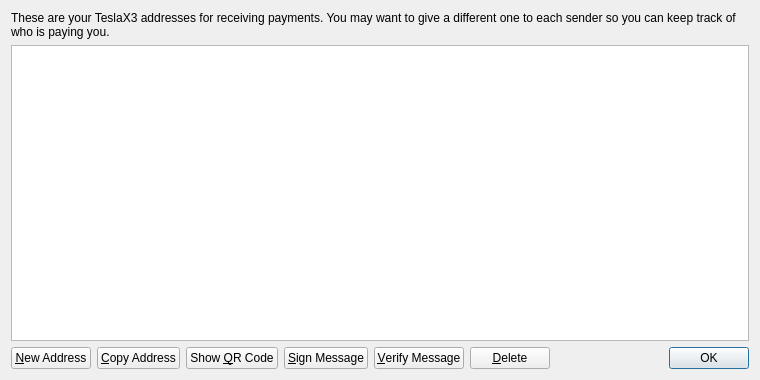
<?xml version="1.0" encoding="UTF-8"?>
<ui version="4.0">
 <class>AddressBookPage</class>
 <widget class="QWidget" name="AddressBookPage">
  <property name="geometry">
   <rect>
    <x>0</x>
    <y>0</y>
    <width>760</width>
    <height>380</height>
   </rect>
  </property>
  <property name="windowTitle">
   <string>Address Book</string>
  </property>
  <layout class="QVBoxLayout" name="verticalLayout">
   <item>
    <widget class="QLabel" name="labelExplanation">
     <property name="text">
      <string>These are your TeslaX3 addresses for receiving payments. You may want to give a different one to each sender so you can keep track of who is paying you.</string>
     </property>
     <property name="textFormat">
      <enum>Qt::PlainText</enum>
     </property>
     <property name="wordWrap">
      <bool>true</bool>
     </property>
    </widget>
   </item>
   <item>
    <widget class="QTableView" name="tableView">
     <property name="contextMenuPolicy">
      <enum>Qt::CustomContextMenu</enum>
     </property>
     <property name="toolTip">
      <string>Double-click to edit address or label</string>
     </property>
     <property name="tabKeyNavigation">
      <bool>false</bool>
     </property>
     <property name="alternatingRowColors">
      <bool>true</bool>
     </property>
     <property name="selectionMode">
      <enum>QAbstractItemView::SingleSelection</enum>
     </property>
     <property name="selectionBehavior">
      <enum>QAbstractItemView::SelectRows</enum>
     </property>
     <property name="sortingEnabled">
      <bool>true</bool>
     </property>
     <attribute name="verticalHeaderVisible">
      <bool>false</bool>
     </attribute>
    </widget>
   </item>
   <item>
    <layout class="QHBoxLayout" name="horizontalLayout">
     <item>
      <widget class="QPushButton" name="newAddressButton">
       <property name="toolTip">
        <string>Create a new address</string>
       </property>
       <property name="text">
        <string>&amp;New Address</string>
       </property>
       <property name="icon">
        <iconset resource="../bitcoin.qrc">
         <normaloff>:/icons/add</normaloff>:/icons/add</iconset>
       </property>
      </widget>
     </item>
     <item>
      <widget class="QPushButton" name="copyToClipboard">
       <property name="toolTip">
        <string>Copy the currently selected address to the system clipboard</string>
       </property>
       <property name="text">
        <string>&amp;Copy Address</string>
       </property>
       <property name="icon">
        <iconset resource="../bitcoin.qrc">
         <normaloff>:/icons/editcopy</normaloff>:/icons/editcopy</iconset>
       </property>
      </widget>
     </item>
     <item>
      <widget class="QPushButton" name="showQRCode">
       <property name="text">
        <string>Show &amp;QR Code</string>
       </property>
       <property name="icon">
        <iconset resource="../bitcoin.qrc">
         <normaloff>:/icons/qrcode</normaloff>:/icons/qrcode</iconset>
       </property>
      </widget>
     </item>
     <item>
      <widget class="QPushButton" name="signMessage">
       <property name="toolTip">
        <string>Sign a message to prove you own a Bitcoin address</string>
       </property>
       <property name="text">
        <string>&amp;Sign Message</string>
       </property>
       <property name="icon">
        <iconset resource="../bitcoin.qrc">
         <normaloff>:/icons/edit</normaloff>:/icons/edit</iconset>
       </property>
      </widget>
     </item>
     <item>
      <widget class="QPushButton" name="verifyMessage">
       <property name="toolTip">
        <string>Verify a message to ensure it was signed with a specified Bitcoin address</string>
       </property>
       <property name="text">
        <string>&amp;Verify Message</string>
       </property>
       <property name="icon">
        <iconset resource="../bitcoin.qrc">
         <normaloff>:/icons/transaction_0</normaloff>:/icons/transaction_0</iconset>
       </property>
      </widget>
     </item>
     <item>
      <widget class="QPushButton" name="deleteButton">
       <property name="toolTip">
        <string>Delete the currently selected address from the list. Only sending addresses can be deleted.</string>
       </property>
       <property name="text">
        <string>&amp;Delete</string>
       </property>
       <property name="icon">
        <iconset resource="../bitcoin.qrc">
         <normaloff>:/icons/remove</normaloff>:/icons/remove</iconset>
       </property>
      </widget>
     </item>
     <item>
      <spacer name="horizontalSpacer">
       <property name="orientation">
        <enum>Qt::Horizontal</enum>
       </property>
       <property name="sizeHint" stdset="0">
        <size>
         <width>40</width>
         <height>20</height>
        </size>
       </property>
      </spacer>
     </item>
     <item>
      <widget class="QDialogButtonBox" name="buttonBox">
       <property name="sizePolicy">
        <sizepolicy hsizetype="Maximum" vsizetype="Fixed">
         <horstretch>0</horstretch>
         <verstretch>0</verstretch>
        </sizepolicy>
       </property>
       <property name="standardButtons">
        <set>QDialogButtonBox::Ok</set>
       </property>
      </widget>
     </item>
    </layout>
   </item>
  </layout>
 </widget>
 <resources>
  <include location="../bitcoin.qrc"/>
 </resources>
 <connections/>
</ui>
